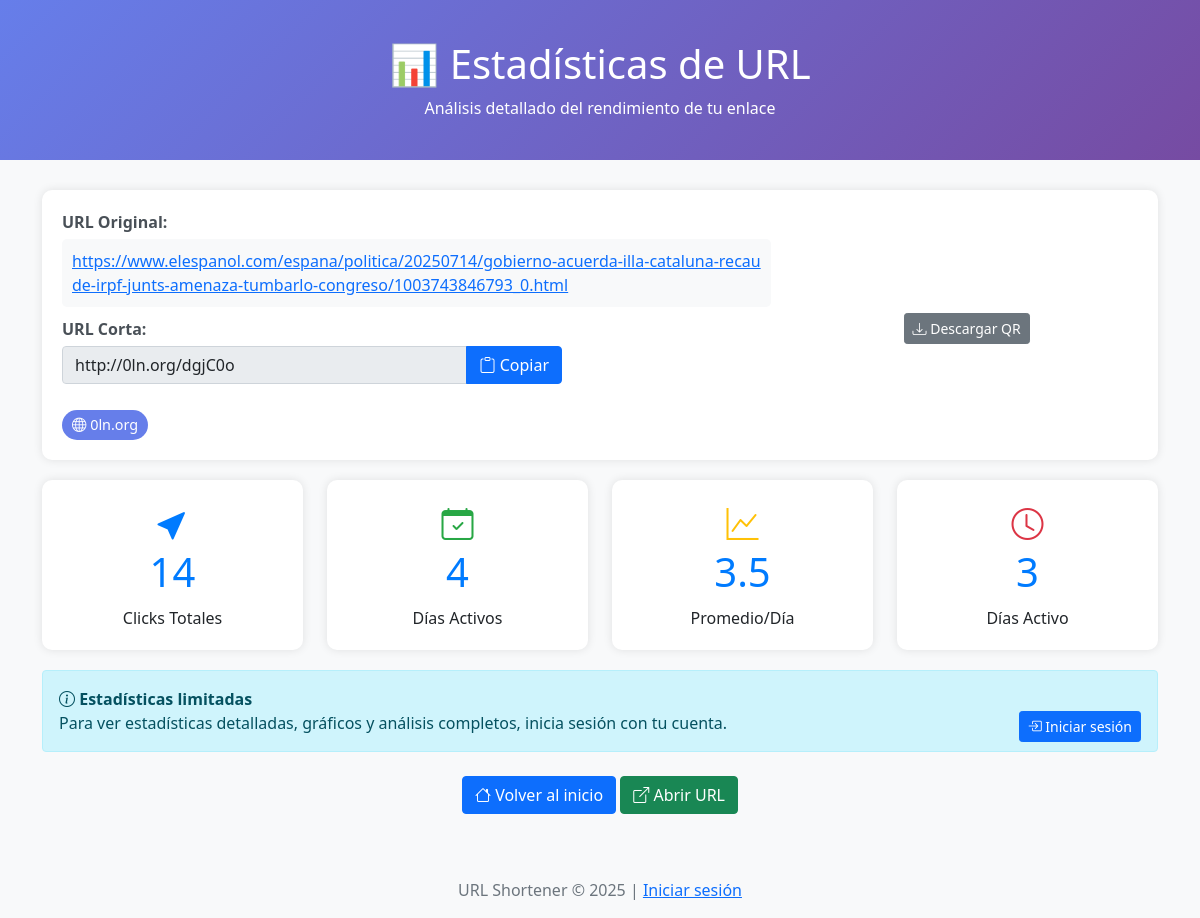
/stats.php?code=dgjC0o, run on the app's committed database.
### tables this page shows
CREATE TABLE `urls` (
  `id` int NOT NULL,
  `user_id` int DEFAULT NULL,
  `domain_id` int DEFAULT NULL,
  `short_code` varchar(10) NOT NULL,
  `original_url` text NOT NULL,
  `created_at` timestamp NULL DEFAULT CURRENT_TIMESTAMP,
  `clicks` int DEFAULT '0',
  `last_click` timestamp NULL DEFAULT NULL,
  `ip_address` varchar(45) DEFAULT NULL,
  `user_agent` text,
  `active` tinyint(1) DEFAULT '1',
  `is_public` tinyint(1) DEFAULT '1',
  `title` varchar(255) DEFAULT NULL,
  `description` text
);

CREATE TABLE `custom_domains` (
  `id` int NOT NULL,
  `user_id` int DEFAULT NULL,
  `domain` varchar(255) NOT NULL,
  `status` enum('pending','active','inactive') DEFAULT 'pending',
  `verification_token` varchar(64) DEFAULT NULL,
  `verified_at` timestamp NULL DEFAULT NULL,
  `created_at` timestamp NULL DEFAULT CURRENT_TIMESTAMP,
  `updated_at` timestamp NULL DEFAULT CURRENT_TIMESTAMP ON UPDATE CURRENT_TIMESTAMP,
  `ssl_enabled` tinyint(1) DEFAULT '0',
  `verification_method` varchar(50) DEFAULT NULL
);

### stats.php (the view, shortened to what this page needs)
<?php
$shortCode = $_GET['code'] ?? '';
try {
    $pdo = new PDO("mysql:host=" . DB_HOST . ";dbname=" . DB_NAME, DB_USER, DB_PASS);
    $pdo->setAttribute(PDO::ATTR_ERRMODE, PDO::ERRMODE_EXCEPTION);
} catch(PDOException $e) {
    die("Error de conexión: " . $e->getMessage());
}
$current_domain = $_SERVER['HTTP_HOST'];
$accessing_from_custom = false;
$stmt = $pdo->prepare("SELECT * FROM custom_domains WHERE domain = ? AND status = 'active'");
$stmt->execute([$current_domain]);
$custom_domain_info = $stmt->fetch();
try {
    $stmt = $pdo->prepare("
        SELECT u.*, cd.domain as custom_domain
        FROM urls u
        LEFT JOIN custom_domains cd ON u.domain_id = cd.id
        WHERE u.short_code = ? AND u.active = 1
    ");
    $stmt->execute([$shortCode]);
    $url_data = $stmt->fetch();
} catch (PDOException $e) {
    $stmt = $pdo->prepare("SELECT * FROM urls WHERE short_code = ? AND active = 1");
    $stmt->execute([$shortCode]);
    $url_data = $stmt->fetch();
}
if ($accessing_from_custom && $custom_domain_info['user_id'] == $url_data['user_id']) {
    $short_url_display = "http://" . $current_domain . "/" . $shortCode;
    $domain_used = $current_domain;
} elseif (!empty($url_data['custom_domain'])) {
    $short_url_display = "http://" . $url_data['custom_domain'] . "/" . $shortCode;
    $domain_used = $url_data['custom_domain'];
} else {
    $short_url_display = BASE_URL . $shortCode;
    $domain_used = parse_url(BASE_URL, PHP_URL_HOST);
}
$can_view_full_stats = false;
$total_clicks = min($url_data['clicks'], 999999);
$stmt = $pdo->prepare("
    SELECT
        DATE(clicked_at) as click_date,
        COUNT(*) as daily_clicks
    FROM click_stats
    WHERE url_id = ?
    GROUP BY DATE(clicked_at)
    ORDER BY click_date DESC
    LIMIT 30
");
$stmt->execute([$url_data['id']]);
$daily_stats = $stmt->fetchAll();
$stmt = $pdo->prepare("
    SELECT
        CASE
            WHEN user_agent LIKE '%Mobile%' THEN 'Móvil'
            WHEN user_agent LIKE '%Tablet%' THEN 'Tablet'
            ELSE 'Desktop'
        END as device_type,
        COUNT(*) as count
    FROM click_stats
    WHERE url_id = ?
    GROUP BY device_type
    ORDER BY count DESC
");
$stmt->execute([$url_data['id']]);
$device_stats = $stmt->fetchAll();
$stmt = $pdo->prepare("
    SELECT clicked_at, ip_address, user_agent
    FROM click_stats
    WHERE url_id = ?
    ORDER BY clicked_at DESC
    LIMIT 20
");
$stmt->execute([$url_data['id']]);
$recent_clicks = $stmt->fetchAll();
?>
<!DOCTYPE html>
<html lang="es">
<head>
    <link href="https://cdn.jsdelivr.net/npm/bootstrap@5.1.3/dist/css/bootstrap.min.css" rel="stylesheet">
    <link rel="stylesheet" href="https://cdn.jsdelivr.net/npm/bootstrap-icons@1.7.2/font/bootstrap-icons.css">
</head>
<body>
    <div class="stats-header">
        <div class="container text-center">
            <h1>📊 Estadísticas de URL</h1>
            <p class="mb-0">Análisis detallado del rendimiento de tu enlace</p>
        </div>
    </div>
    <div class="container">
        <div class="url-info">
            <div class="row align-items-center">
                <div class="col-md-8">
                    <div class="info-label">URL Original:</div>
                    <div class="url-display">
                        <a href="<?php echo htmlspecialchars($url_data['original_url']); ?>" target="_blank">
                            <?php echo htmlspecialchars($url_data['original_url']); ?>
                        </a>
                    </div>
                    <div class="info-label">URL Corta:</div>
                    <div class="input-group mb-3" style="max-width: 500px;">
                        <input type="text" class="form-control" value="<?php echo htmlspecialchars($short_url_display); ?>"
                               id="shortUrlInput" readonly>
                        <button class="btn btn-primary copy-btn" onclick="copyToClipboard()">
                            <i class="bi bi-clipboard"></i> Copiar
                        </button>
                    </div>
                    <div class="domain-info">
                        <div class="domain-badge">
                            <i class="bi bi-globe"></i> <?php echo htmlspecialchars($domain_used); ?>
                        </div>
                    </div>
                </div>
                <div class="col-md-4 text-center">
                    <button class="btn btn-sm btn-secondary mt-2" onclick="downloadQR()">
                        <i class="bi bi-download"></i> Descargar QR
                    </button>
                </div>
            </div>
        </div>
        <div class="row">
            <div class="col-md-3">
                <div class="stat-card">
                    <i class="bi bi-cursor-fill" style="font-size: 2rem; color: #007bff;"></i>
                    <h3><?php echo number_format($total_clicks); ?></h3>
                    <p class="mb-0">Clicks Totales</p>
                </div>
            </div>
            <div class="col-md-3">
                <div class="stat-card">
                    <i class="bi bi-calendar-check" style="font-size: 2rem; color: #28a745;"></i>
                    <h3><?php echo count($daily_stats); ?></h3>
                    <p class="mb-0">Días Activos</p>
                </div>
            </div>
            <div class="col-md-3">
                <div class="stat-card">
                    <i class="bi bi-graph-up" style="font-size: 2rem; color: #ffc107;"></i>
                    <h3>
                        <?php
                        $avg_clicks = count($daily_stats) > 0 ? round($total_clicks / count($daily_stats), 1) : 0;
                        echo number_format($avg_clicks, 1);
                        ?>
                    </h3>
                    <p class="mb-0">Promedio/Día</p>
                </div>
            </div>
            <div class="col-md-3">
                <div class="stat-card">
                    <i class="bi bi-clock" style="font-size: 2rem; color: #dc3545;"></i>
                    <h3>
                        <?php
                        $days_since = (strtotime('now') - strtotime($url_data['created_at'])) / 86400;
                        echo round($days_since);
                        ?>
                    </h3>
                    <p class="mb-0">Días Activo</p>
                </div>
            </div>
        </div>
        <?php if ($can_view_full_stats): ?>
        <div class="row">
            <div class="col-md-8">
                <div class="chart-container">
                    <h5>📈 Clicks por día (últimos 30 días)</h5>
                    <canvas id="dailyChart" style="max-height: 350px;"></canvas>
                </div>
            </div>
            <div class="col-md-4">
                <div class="chart-container">
                    <h5>📱 Dispositivos</h5>
                    <canvas id="deviceChart" style="max-height: 200px;"></canvas>
                    <div class="mt-3">
                        <?php foreach ($device_stats as $device): ?>
                        <div class="d-flex justify-content-between align-items-center mb-2">
                            <span>
                                <?php if ($device['device_type'] === 'Móvil'): ?>
                                    <i class="bi bi-phone device-icon"></i>
                                <?php elseif ($device['device_type'] === 'Tablet'): ?>
                                    <i class="bi bi-tablet device-icon"></i>
                                <?php else: ?>
                                    <i class="bi bi-laptop device-icon"></i>
                                <?php endif; ?>
                                <?php echo htmlspecialchars($device['device_type']); ?>
                            </span>
                            <span class="badge bg-primary"><?php echo number_format($device['count']); ?></span>
                        </div>
                        <?php endforeach; ?>
                    </div>
                </div>
            </div>
        </div>
        <div class="row">
            <div class="col-md-12">
                <div class="chart-container">
                    <h5>⏰ Distribución por hora del día</h5>
                    <canvas id="hourlyChart" height="100"></canvas>
                </div>
            </div>
        </div>
        <div class="chart-container">
            <h5>🕐 Últimos 20 clicks</h5>
            <?php if ($recent_clicks): ?>
            <div class="table-responsive">
                <table class="table table-sm">
                    <thead>
                        <tr>
                            <th>Fecha y Hora</th>
                            <th>IP (Parcial)</th>
                            <th>Dispositivo</th>
                            <th>Navegador</th>
                        </tr>
                    </thead>
                    <tbody>
                        <?php foreach ($recent_clicks as $click): ?>
                        <tr class="click-row">
                            <td>
                                <i class="bi bi-clock text-muted"></i>
                                <?php echo date('d/m/Y H:i:s', strtotime($click['clicked_at'])); ?>
                            </td>
                            <td>
                                <?php
                                $ip_parts = explode('.', $click['ip_address']);
                                if (count($ip_parts) >= 4) {
                                    echo htmlspecialchars($ip_parts[0] . '.' . $ip_parts[1] . '.***.' . $ip_parts[3]);
                                } else {
                                    echo 'IP no válida';
                                }
                                ?>
                            </td>
                            <td>
                                <?php
                                if (strpos($click['user_agent'], 'Mobile') !== false) {
                                    echo '<i class="bi bi-phone text-success"></i> Móvil';
                                } elseif (strpos($click['user_agent'], 'Tablet') !== false) {
                                    echo '<i class="bi bi-tablet text-info"></i> Tablet';
                                } else {
                                    echo '<i class="bi bi-laptop text-primary"></i> Desktop';
                                }
                                ?>
                            </td>
                            <td>
                                <?php
                                $ua = $click['user_agent'];
                                if (strpos($ua, 'Chrome') !== false) {
                                    echo 'Chrome';
                                } elseif (strpos($ua, 'Firefox') !== false) {
                                    echo 'Firefox';
                                } elseif (strpos($ua, 'Safari') !== false) {
                                    echo 'Safari';
                                } elseif (strpos($ua, 'Edge') !== false) {
                                    echo 'Edge';
                                } else {
                                    echo 'Otro';
                                }
                                ?>
                            </td>
                        </tr>
                        <?php endforeach; ?>
                    </tbody>
                </table>
            </div>
            <?php else: ?>
            <p class="text-muted text-center py-4">No hay clicks registrados todavía</p>
            <?php endif; ?>
        </div>
        <?php else: ?>
        <div class="alert alert-info">
            <i class="bi bi-info-circle"></i>
            <strong>Estadísticas limitadas</strong><br>
            Para ver estadísticas detalladas, gráficos y análisis completos, inicia sesión con tu cuenta.
            <a href="admin/login.php" class="btn btn-sm btn-primary float-end">
                <i class="bi bi-box-arrow-in-right"></i> Iniciar sesión
            </a>
        </div>
        <?php endif; ?>
        <div class="text-center mt-4 mb-5">
            <a href="index.php" class="btn btn-primary">
                <i class="bi bi-house"></i> Volver al inicio
            </a>
            <a href="<?php echo htmlspecialchars($short_url_display); ?>" target="_blank" class="btn btn-success">
                <i class="bi bi-box-arrow-up-right"></i> Abrir URL
            </a>
        </div>
    </div>
    <footer class="mt-5 py-3 bg-light">
        <div class="container text-center">
            <p class="text-muted mb-0">
                URL Shortener © <?php echo date('Y'); ?> |
                <?php if (isset($_SESSION['admin_logged_in'])): ?>
                    <a href="admin/panel_simple.php">Panel</a> |
                    <a href="admin/logout.php">Cerrar sesión</a>
                <?php else: ?>
                    <a href="admin/login.php">Iniciar sesión</a>
                <?php endif; ?>
            </p>
        </div>
    </footer>
</body>
</html>

### stats.php (style rules this page uses)
body { background-color: #f8f9fa; }
.stats-header { background: linear-gradient(135deg, #667eea 0%, #764ba2 100%); color: white; padding: 40px 0; margin-bottom: 30px; }
.stat-card { background: white; border-radius: 10px; padding: 20px; box-shadow: 0 0 10px rgba(0,0,0,0.1); margin-bottom: 20px; text-align: center; }
.stat-card h3 { color: #007bff; font-size: 2.5rem; margin-bottom: 10px; }
.url-info { background: white; border-radius: 10px; padding: 20px; box-shadow: 0 0 10px rgba(0,0,0,0.1); margin-bottom: 20px; }
.domain-badge { background: #667eea; color: white; padding: 4px 10px; border-radius: 20px; font-size: 0.9em; display: inline-block; margin-top: 10px; }
.copy-btn { position: relative; }
.info-label { font-weight: 600; color: #495057; margin-bottom: 5px; }
.url-display { background: #f8f9fa; padding: 10px; border-radius: 5px; word-break: break-all; margin-bottom: 10px; }
.domain-info { display: flex; align-items: center; gap: 10px; margin-top: 15px; }

### data on the page
urls: original_url "https://www.elespanol.com/espana/politica/20250714/gobierno-acuerda-illa-cataluna-recaude-irpf-junts-amenaza-tumbarlo-congreso/1003743846793_0.html", domain "http://0ln.org/dgjC0o", custom_domains.domain "0ln.org", clicks "14", clicks "3.5"

### other printed values
count($daily_stats) "4"
